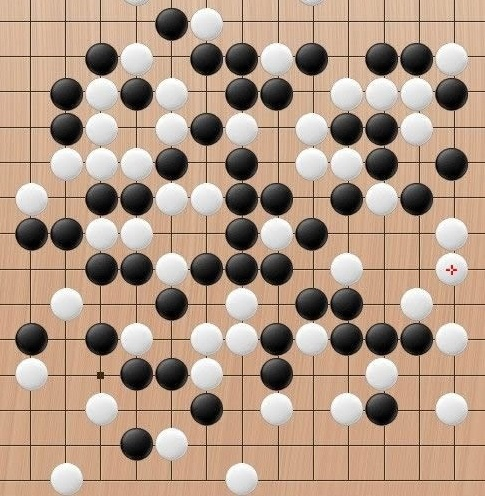
#> input picture SoftwareSim/BoardReco2DBase/Image/1.jpg, 485 x 496 px; its folder holds only this picture in this run
$ python Reco.py   (Python 2 division)
#> lines starting #> are read from the running program, lines starting #| are printed output that depends on the picture; after the words box and inside, x2 and y2 are one past the last pixel; in counts of white or black regions, pixels touching at a corner belong together
### SoftwareSim/BoardReco2DBase/Trans.py
__author__ = 'Dai Tianyu (dtysky)'

from PIL import Image
import os,re
import RGB2GARY,GARY2BIN

def transform(root,f,th_black,th_white):
	im_src = Image.open(root+f)
	s_x, s_y = im_src.size
	im_gary = Image.new('L', (s_x, s_y), 0)
	im_gary.putdata(RGB2GARY.transform(im_src))
	im_black = Image.new('1', (s_x, s_y), 0)
	im_white = Image.new('1', (s_x, s_y), 0)
	im_black.putdata(GARY2BIN.transform(im_gary,th_black))
	im_white.putdata(GARY2BIN.transform(im_gary,th_white))
	im_gary.save(root + 'gary' + f)
	im_black.save(root + 'black' + f)
	im_white.save(root + 'white' + f)
	return {'b':im_black,'w':im_white}

### SoftwareSim/BoardReco2DBase/RGB2GARY.py
__author__ = 'Dai Tianyu (dtysky)'

from PIL import Image

def transform(im):
	data_src = im.getdata()
	data_res = []
	for rgb in data_src:
		gray = int(rgb[0]/4.0 + rgb[0]/32.0 + rgb[1]/2.0 + rgb[1]/16.0 + rgb[2]/8.0)
		data_res.append(gray)
	return data_res

### SoftwareSim/BoardPre2DBase/GARY2BIN.py
__author__ = 'Dai Tianyu (dtysky)'

from PIL import Image

def transform(im,th):
	data_src = im.getdata()
	data_res = []
	for gray in data_src:
		data_res.append(0 if gray<th else 1)
	return data_res

### SoftwareSim/BoardReco2DBase/Reco.py
#coding = utf-8

__author__ = 'Dai Tianyu (dtysky)'

from PIL import Image
import os,re
import Trans

LeftTop = (137,50)
RightBottom = (536,434)
GridWidth = 13
GridHeight = 13
Width = 640
Height = 480
#12
GridDia = ((RightBottom[0] - LeftTop[0]) >> 4) + ((RightBottom[0] - LeftTop[0]) >> 6) + ((RightBottom[0] - LeftTop[0]) >> 7)
GridRad = GridDia >> 1

print GridDia

th_black = 60
th_white = 130

reco_th_black = 500
reco_th_white = 500

FileAll = []

for root,dirs,files in os.walk('./Image'):
    for f in files:
        if os.path.splitext(f)[1]=='.jpg' and not re.findall(r'gary|black|white',f):
        	FileAll.append((root+'/',f))

def reco(im,color):
	def inrange(row,col):
		return row >= LeftTop[1]-GridRad and row <= RightBottom[1]+GridRad \
		 and col >= LeftTop[0]-GridRad and col <= RightBottom[0]+GridRad
	res_grids = []
	for i in range(GridHeight):
		res_grids.append([])
		for j in range(GridWidth):
			res_grids[i].append(0)
	now_row = 0
	now_col = 0
	now_grid_row = 0
	now_grid_col = 0
	one_grid_row = 0
	one_grid_col = 0
	for pix in im:
		if not inrange(now_row,now_col):
			one_grid_col = 0
		else:
			if one_grid_col == GridDia-1:
				one_grid_col = 0
				if now_grid_col == GridWidth-1:
					now_grid_col = 0
					if one_grid_row == GridDia-1:
						one_grid_row = 0
						print now_row,now_col
						if now_grid_row == GridHeight-1:
							now_grid_row = 0
						else:
							now_grid_row += 1
					else:
						one_grid_row += 1
				else:
					now_grid_col += 1
			else:
				one_grid_col += 1

			if pix == color:
				res_grids[now_grid_row][now_grid_col] += 1

		if now_col == Width-1:
			now_col = 0
			if now_row == Height-1:
				now_row = 0
			else:
				now_row += 1
		else:
			now_col += 1

	res = ''
	for l in res_grids:
		for p in l:
			# res += str(p) + ' , '
			if color == 0:
				if p >= reco_th_black:
					res += '1 , '
				else:
					res += '0 , '
			else:
				if p >= reco_th_white:
					res += '1 , '
				else:
					res += '0 , '
		res = res[:-3]
		res += '\n'
	return res[:-1]

for root,f in FileAll:
	ims = Trans.transform(root,f,th_black,th_white)
#> in transform, im_src is the input picture: PIL image 485x496 RGB; mean R, G, B 178.3, 153.3, 134.5
#> in transform, `im_gary = Image.new('L', (s_x, s_y), 0)`: im_gary: PIL image 485x496 L; every value is 0
#> the loop in transform, `for rgb in data_src:` made 240560 passes
#> (rgb, gray) on passes 1 to 3: ((217, 185, 160), 185), ((220, 188, 163), 188), ((217, 185, 160), 185)
#> after the loop in transform, `for rgb in data_src:`: data_res = 240560 items
#> in transform, `im_gary.putdata(RGB2GARY.transform(im_src))`:
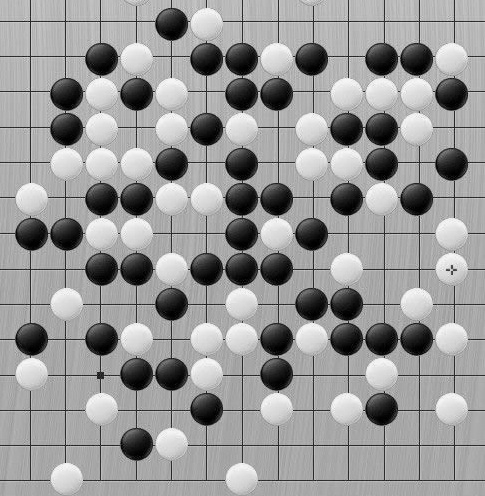
#> im_gary: PIL image 485x496 L; min 0, max 247, mean 152.7
#> the loop in transform, `for gray in data_src:` made 240560 passes
#> gray on passes 1 to 3: 185, 188, 185
#> in transform, `im_black.putdata(GARY2BIN.transform(im_gary,th_black))`:
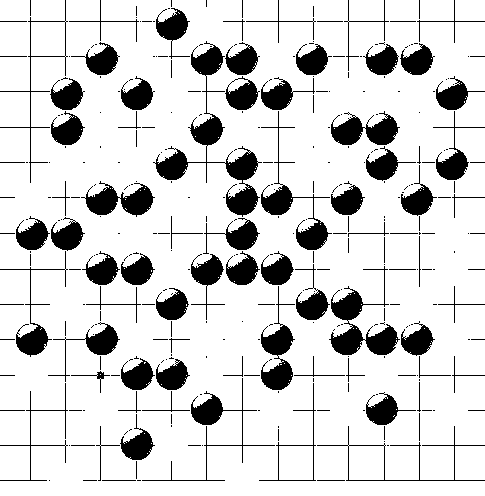
#> im_black: PIL image 485x496 1; 83.7% white; 323 black regions (240 under 20 px), largest, box (x1, y1, x2, y2) and area: (153, 41, 262, 217) 3431, (329, 266, 400, 355) 2048, (261, 111, 332, 250) 1501
#> the loop in transform (call 2), `for gray in data_src:` made 240560 passes
#> in transform, `im_white.putdata(GARY2BIN.transform(im_gary,th_white))`:
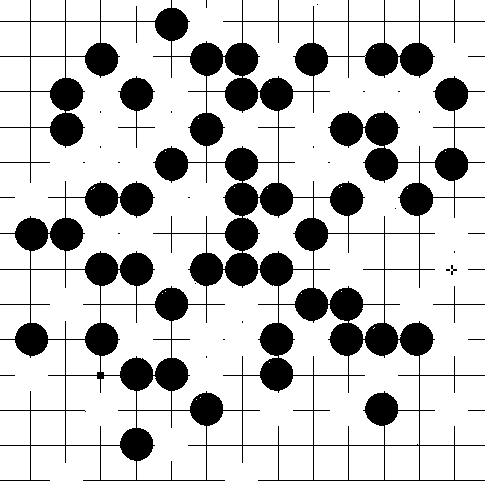
#> im_white: PIL image 485x496 1; 79.4% white; 32 black regions (28 under 20 px), largest, box (x1, y1, x2, y2) and area: (0, 0, 485, 481) 48391, (118, 76, 155, 148) 936, (433, 286, 485, 323) 88, (451, 265, 457, 275) 24
#> ims = 2 items
	im_black = ims['b'].getdata()
	im_white = ims['w'].getdata()
	fo = open(root+'black'+f+'.dat','w')
	fo.write(reco(im_black,0))
	fo.close()
	fo = open(root+'white'+f+'.dat','w')
	fo.write(reco(im_white,1))
	fo.close()
